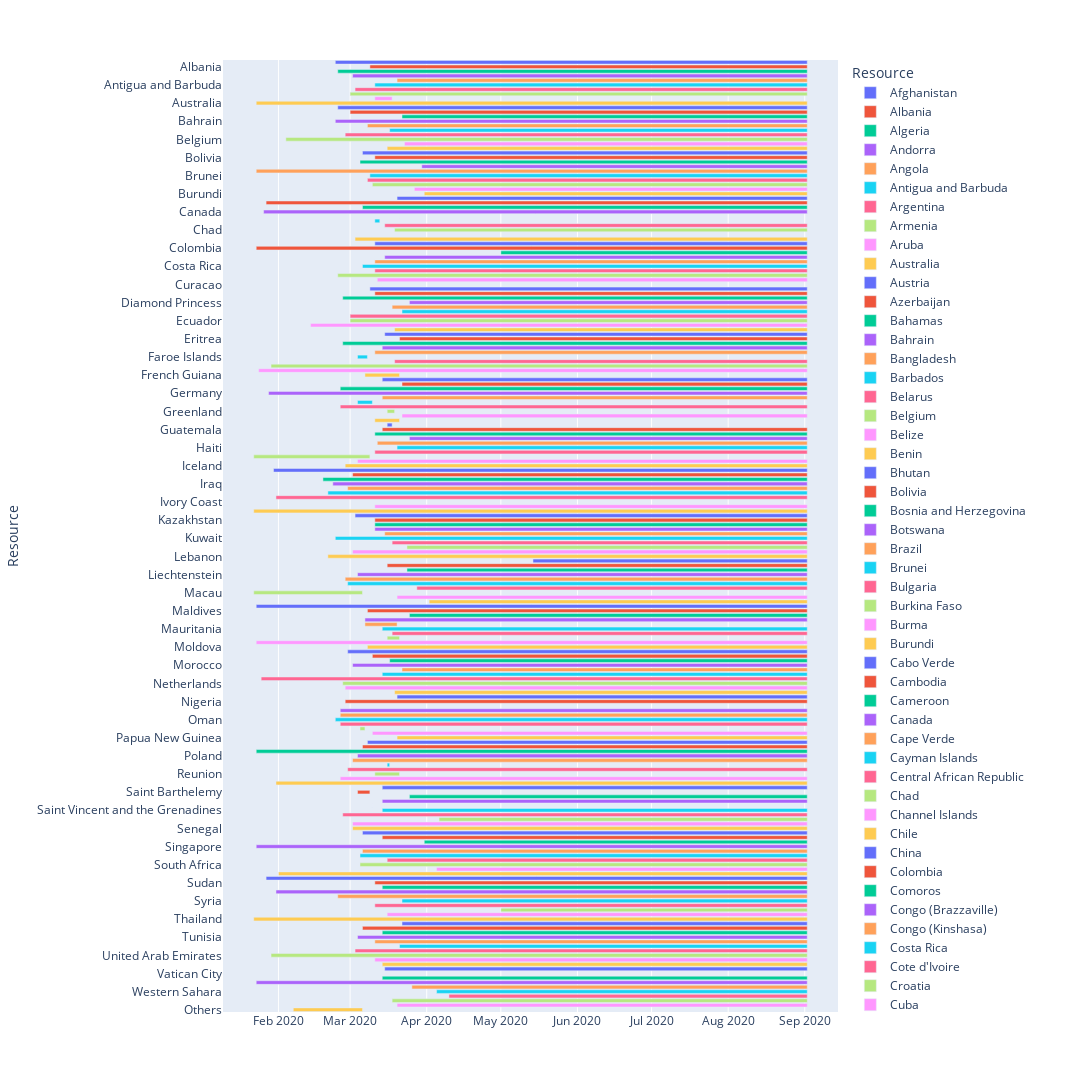

The cell this chart's notebook holds for it:
### Code cell
fig = px.timeline(pd.DataFrame(gantt_list), x_start="Start", x_end="Finish", y="Resource", color="Resource",
                  facet_row_spacing=0.5, width=1300, height=2000)

fig.show()
